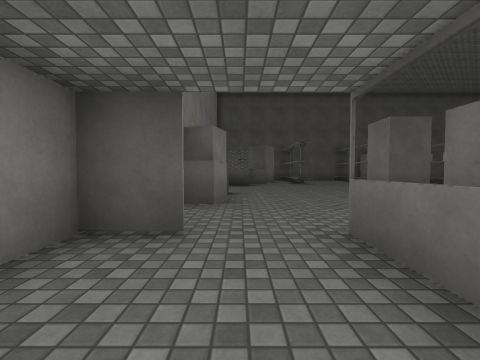
view 1 (above)

24 first-person views from a walk through a Unity game level. The camera is 1.2 m above the floor, tilts 2° down and sees 90° across. The floor is counted in squares, 2 m on a side. Each view is taken from the middle of a square. On the plan, view 1 faces up. The plan holds only what a view shows up to about 9 squares ahead; the rest is blank. The place goes on beyond the plan. The player character is not drawn. Some animated figures are not drawn. Door leaves are left out, so doorways stand open. Surface patterns are stand-ins for the level's own textures.

view 2
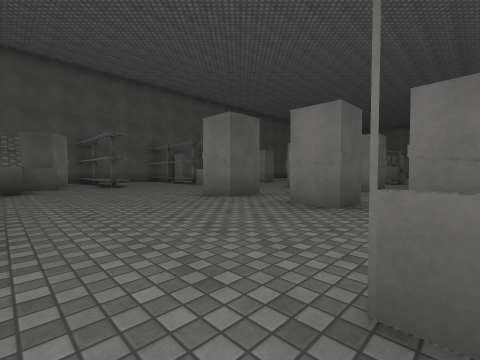

view 3
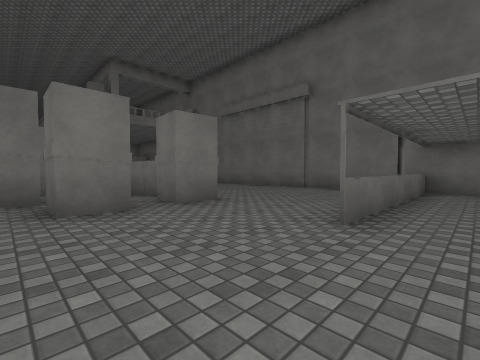

view 4
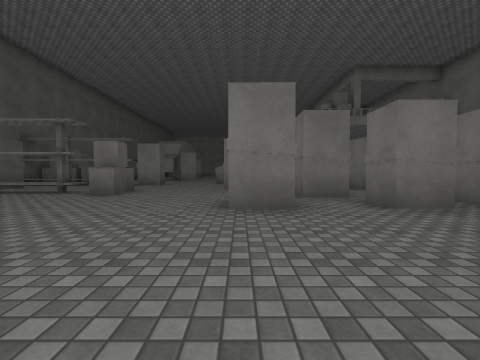

view 5
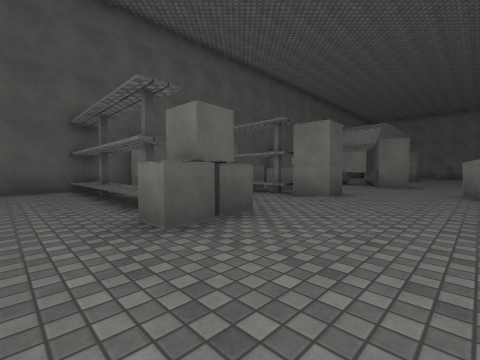

view 6
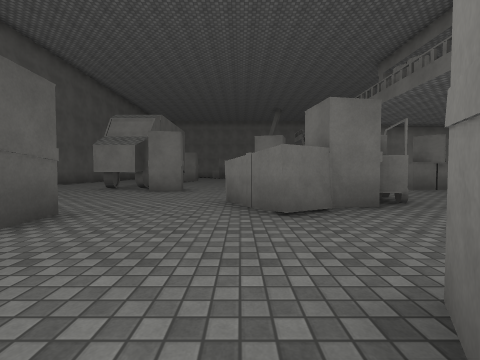

view 7
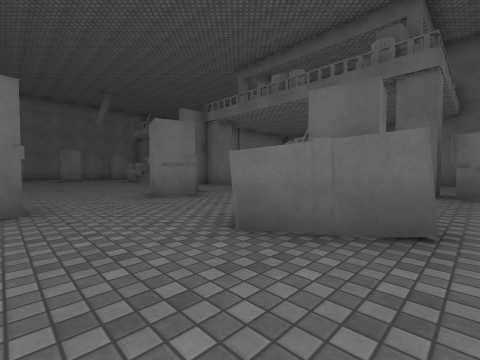

view 8
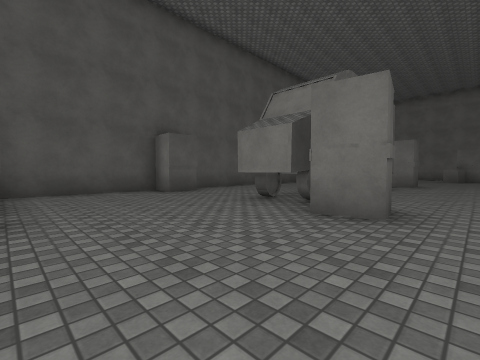

view 9
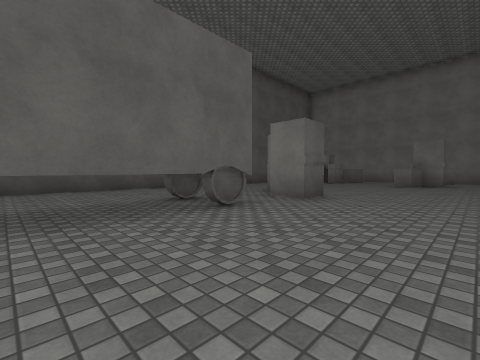

view 10
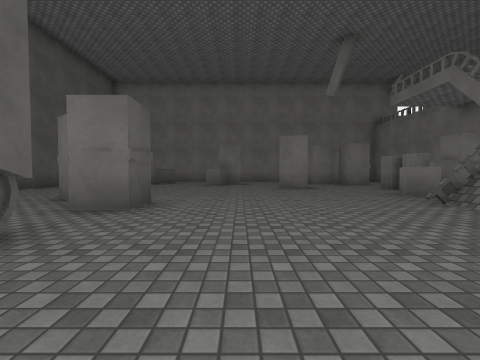

view 11
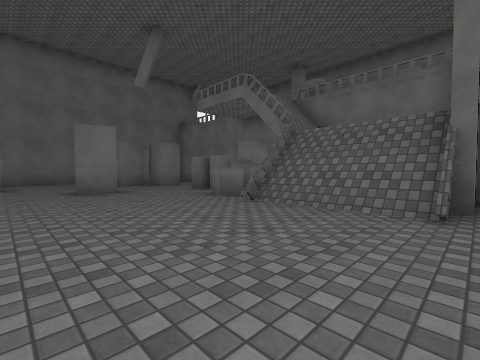

view 12
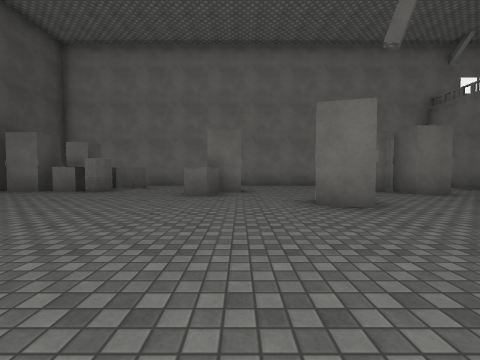

view 13
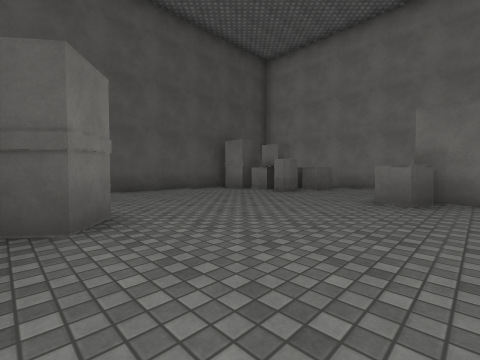

view 14
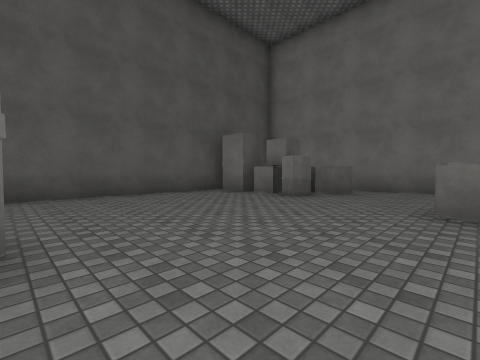

view 15
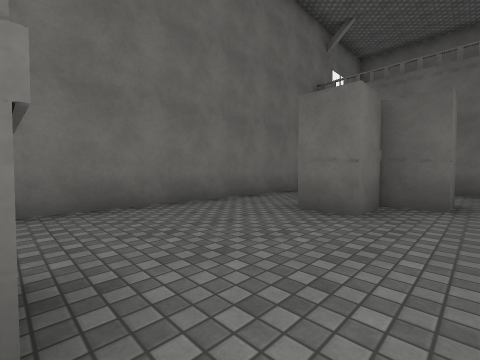

view 16
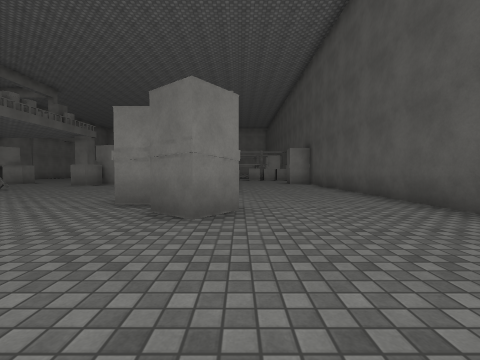

view 17
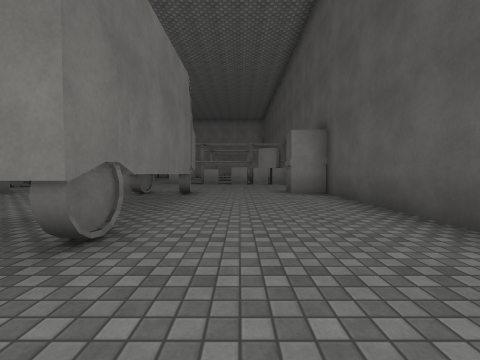

view 18
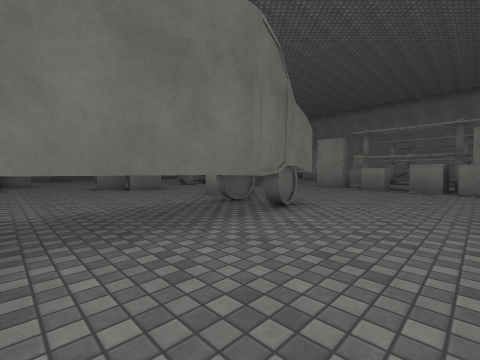

view 19
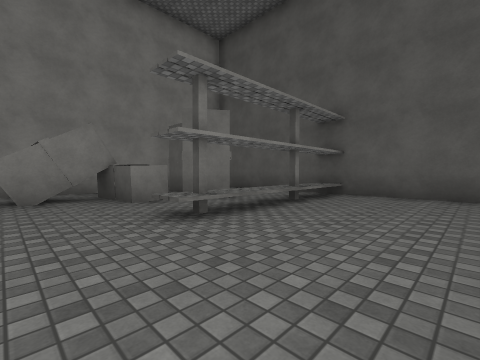

view 20
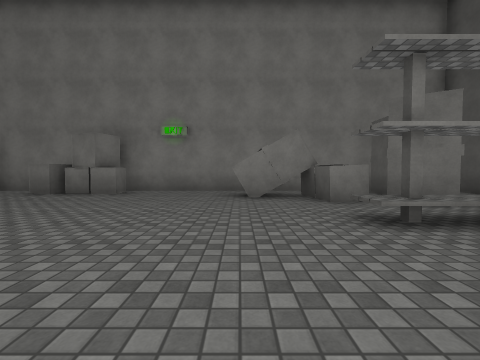

view 21
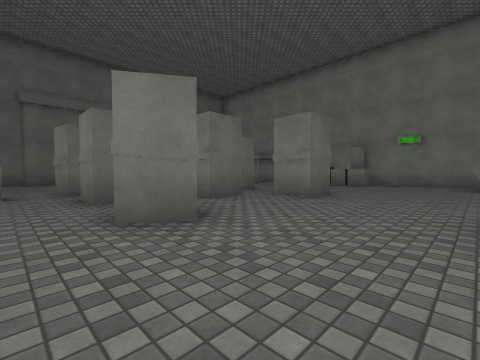

view 22
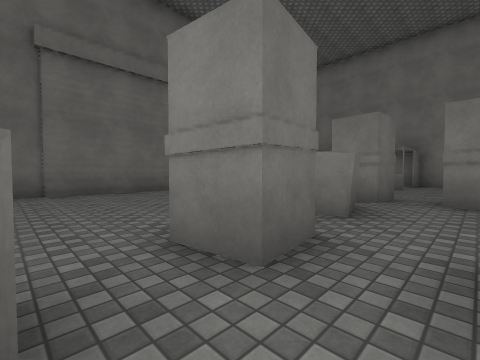

view 23
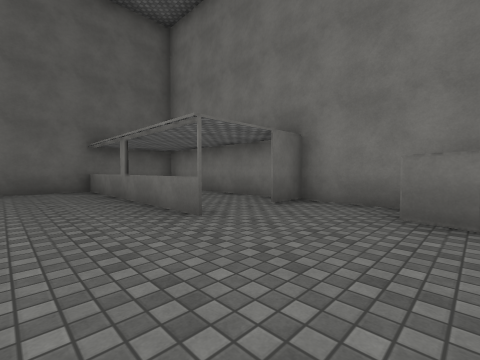

view 24
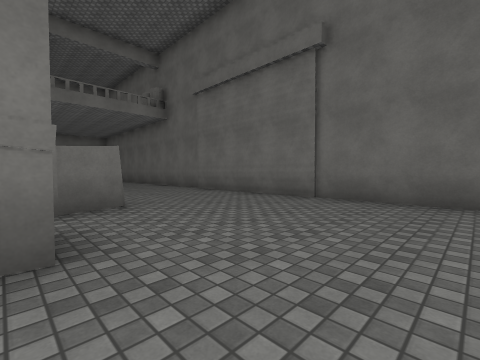

### Floor plan
Key: @ floor where view 1 was taken; # wall or solid block; . main floor; : floor 2.5 m higher than the main floor; + floor 6.25 m higher than the main floor; * floor 6.5 m higher than the main floor; / step, stairs or slope; D open door; = window, fence, low wall or low ledge; ^ raised ledge; C crate; T truck; B barrel; R railing; O other object.
Columns run from 2 left of view 1 to 34 right of it. Each row starts with its distance up from view 1.
 17  ########     ###################
 16     .^...^OO  ....C..............O
 15     .^...^OO CC..................C
 14 # OCC^...^...CC.................CCO #
 13 #  C.^...^...CC...........C.....B.C.#
 12 #.CC.^.......C....TTTTTT.OCC........#
 11 #.C......C...C....CTTTTT.O..........#
 10 #.C...............C............CC   #
  9 #...............................O...#
  8 #.............CC....................#
  7 #.....O...CC..C...CC.........CC.....#
  6 #C............CC...C................#
  5 #C......O.O....OO ....R//R.C....OO..#
  4 #.....O..........      //:.C.B..O O.#
  3 #D.DD.....CCCC**/         /+ OO.. O.#
  2 #D.D..CCOOCC..*C          //   ...  #
  1 #..=.....O... *        OOOO    OOOOO
  0 #.@=......... *
 -1 #..=..........*
 -2 # .=.........
 -3 # .=...#####.
 -4  #######   ##

Positions as (right, up) in squares from view 1, and headings:
1: (0, 0), facing up
2: (0, 2), facing up-right
3: (0, 5), facing down-right
4: (0, 7), facing right
5: (5, 8), facing up-right
6: (8, 8), facing right
7: (11, 10), facing down-right
8: (12, 9), facing up-right
9: (18, 8), facing up-right
10: (19, 9), facing right
11: (20, 9), facing down-right
12: (23, 9), facing right
13: (24, 9), facing up-right
14: (25, 10), facing up-right
15: (29, 9), facing down-right
16: (28, 13), facing left
17: (23, 14), facing left
18: (20, 15), facing down-left
19: (6, 10), facing up-left
20: (6, 10), facing left
21: (10, 10), facing down-left
22: (10, 4), facing down-left
23: (3, 5), facing down-left
24: (2, 2), facing down-right
